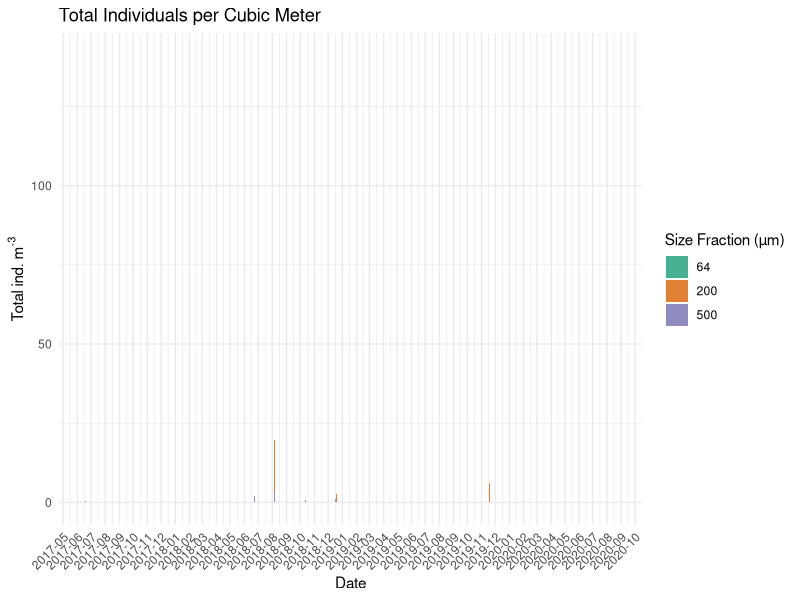

R code for this plot:
## ---- chunk 1
library(dplyr)
library(ggplot2)

df_all_taxa <- read.csv("enrique_calc_zoo_data_pre_obis_merg.csv", fill = TRUE)

# Filter the df_all_taxa data frame to include only rows where class is "Copepoda"
df_class <- df_all_taxa %>%
  filter(class == "Polychaeta")

# Summarize ind_m3 values by size fraction, site, and date
# selected_net_tow <- df_class %>%
#   filter(duplicate_mesh_col == 64 & site == "57" & cruise_id == "WS19028")
# selected_total = sum(selected_net_tow$ind_m3)

# Summarize ind_m3 values by size fraction, site, and date
aggregated_data <- df_class %>%
  group_by(duplicate_mesh_col, site, date, cruise_id) %>%
  summarise(total_ind_m3 = sum(ind_m3, na.rm = TRUE)) %>%
  ungroup()

# Create the stacked area plot
filtered_data <- aggregated_data %>%
    filter(site != "57")

# Create the stacked bar plot
stacked_plot <- ggplot(filtered_data, aes(x = as.Date(date), y = total_ind_m3, fill = factor(duplicate_mesh_col))) +
  geom_bar(stat = "identity", position = "stack", alpha = 0.8) +
  labs(title = "Total Individuals per Cubic Meter",
       x = "Date",
       y = expression("Total ind. m"^"-3"),
       fill = "Size Fraction (µm)") +
  scale_fill_manual(values = c("64" = "#1b9e77", "200" = "#d95f02", "500" = "#7570b3")) +
  scale_x_date(date_breaks = "1 month", date_labels = "%Y-%m") +  # Customize x-axis labels
  theme_minimal() +
  theme(axis.text.x = element_text(angle = 45, hjust = 1))

stacked_plot

# Calculate the medians    
stats_values <- filtered_data %>%
group_by(date) %>%
summarise(total = sum(total_ind_m3, na.rm = TRUE))

# View the medians to verify
print(stats_values)

